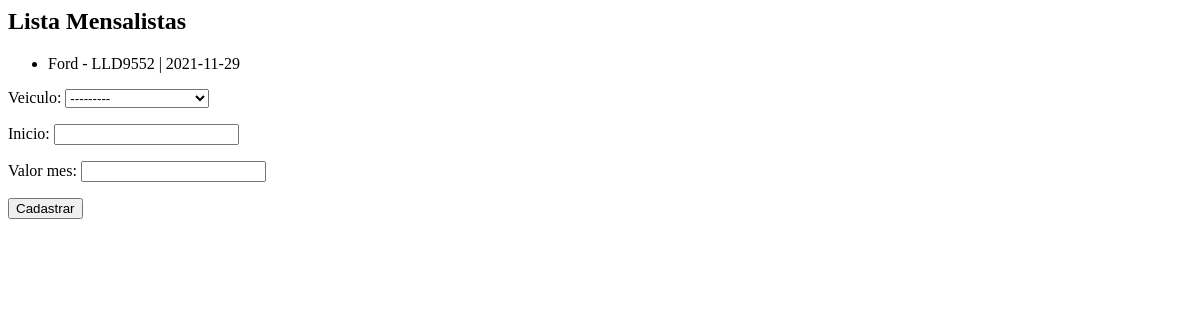
Before: /core/mensalistas/ with the older database file.
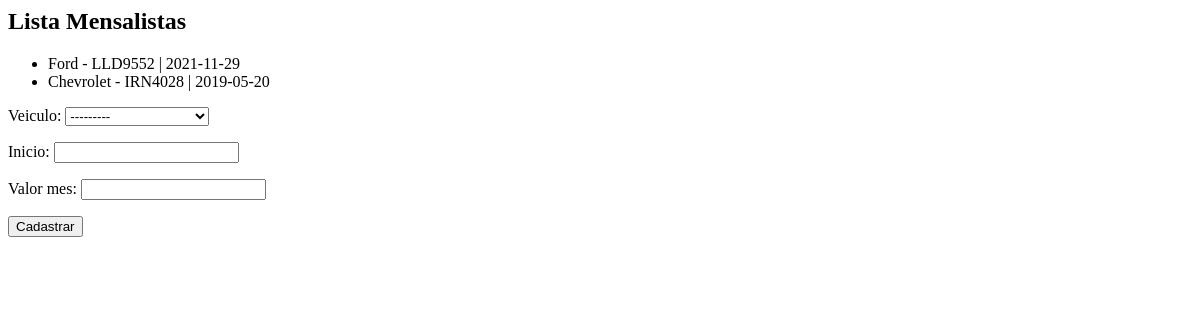
After: the same page with the newer database file.
### core/models.py (models this page shows, shortened)
class Mensalista(models.Model):
    veiculo = models.ForeignKey(Veiculo, on_delete=models.CASCADE)
    inicio = models.DateField()
    valor_mes = models.DecimalField(max_digits=6, decimal_places=2)
    def __str__(self):
        return str(self.veiculo) + ' | ' + str(self.inicio)

class Veiculo(models.Model):
    marca = models.ForeignKey(Marca, on_delete=models.CASCADE)
    placa = models.CharField(max_length=7)
    proprietario = models.ForeignKey(Pessoa, on_delete=models.CASCADE)
    cor = models.CharField(max_length=15)
    observacoes = models.TextField()
    def __str__(self):
        return self.marca.nome + ' - ' + self.placa

class Marca(models.Model):
    nome = models.CharField(max_length=50)

### core/views.py (the view)
# urls.py: path('mensalistas/', lista_mensalistas, name='core_lista_mensalistas'),
def lista_mensalistas(request):
    mensalistas = Mensalista.objects.all()
    form = MensalistaForm()
    data = {'mensalistas': mensalistas, 'form': form}
    return render(request, 'core/lista_mensalistas.html', data)

### core/forms.py
class MensalistaForm(ModelForm):
    class Meta:
        model = Mensalista
        fields = '__all__'

### core/templates/core/lista_mensalistas.html (shortened to what this page needs)
<h2>Lista Mensalistas</h2>
<ul>
{% for mensalista in mensalistas %}
    <li>{{ mensalista }}</li>
{% endfor %}
</ul>
<form action="{% url 'core_mensalista_novo' %}" method="post">
    {{ form.as_p }}
    <button type="submit">Cadastrar</button>
</form>

Changed rows visible on the page:
added Mensalista: veiculo+inicio "Chevrolet - IRN4028 | 2019-05-20"
